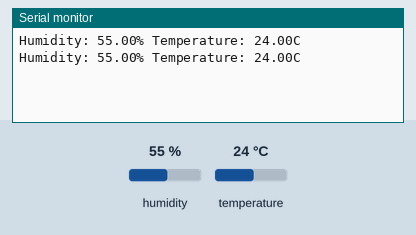
A sketch run on a simulated Arduino Uno, built with avr-gcc and run on an emulated ATmega328P. Parts: the last lines printed to the serial monitor. The inputs (shaded band) are chosen by the test bench; at power-on: humidity 55 %, temperature 24 °C.

Above: at 4.8 s.
4.9 s: humidity set to 22 %
At 7.1 s:
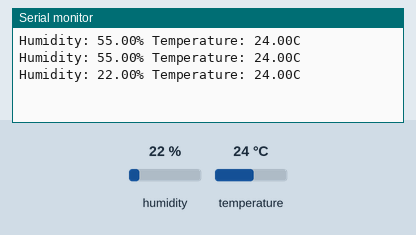
7.9 s: temperature set to 12 °C
At 8.8 s:
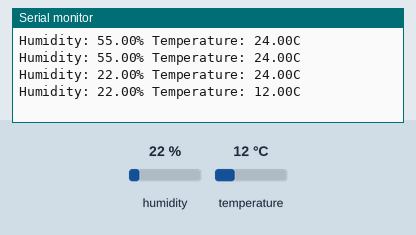
10.9 s: humidity set to 40 %
At 12.4 s:
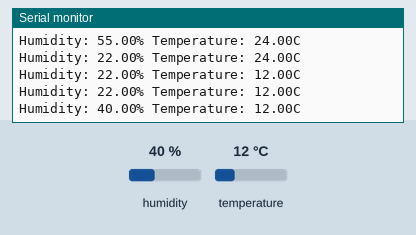
Timing chart, 0 to 13.9 s (numbered marks = the images above; inputs shaded):
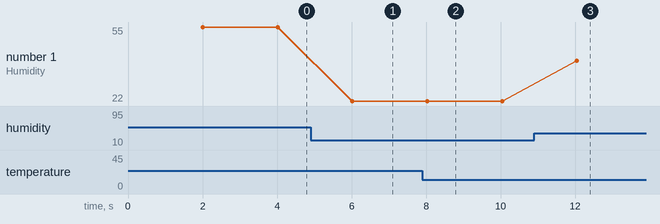

Measured:
- after the input at 4.9 s, the serial monitor: prints a new line after 1.1 s (image 1)
- after the input at 7.9 s, the serial monitor: prints a new line after 0.13 s (image 2)
- after the input at 10.9 s, the serial monitor: prints a new line after 1.1 s (image 3)
- plotted number 1: 55 → 22 after the input at 4.9 s, 22 → 40 after the input at 10.9 s

The sketch:

sketch_mar24b.ino
```cpp
#include "DHT.h"

#define DHTPIN A1
#define DHTTYPE DHT22

DHT dht(DHTPIN, DHTTYPE);

uint32_t DataCaptureDelay = 2000;
uint32_t StartTime = 0;

void setup() {
  Serial.begin(9600);
  dht.begin();
  StartTime = millis();
}

void loop() {
  if ((millis() - StartTime) > DataCaptureDelay) {
    float h = dht.readHumidity();
    float t = dht.readTemperature();

  if (isnan(h) || isnan(t)) {
    Serial.println(F("Failed to read from DHT sensor!"));
    return;
  }

  Serial.print(F("Humidity: "));
  Serial.print(h);
  Serial.print(F("% Temperature: "));
  Serial.print(t);
  Serial.println(F("C"));

  StartTime = millis();
  }
}
```
